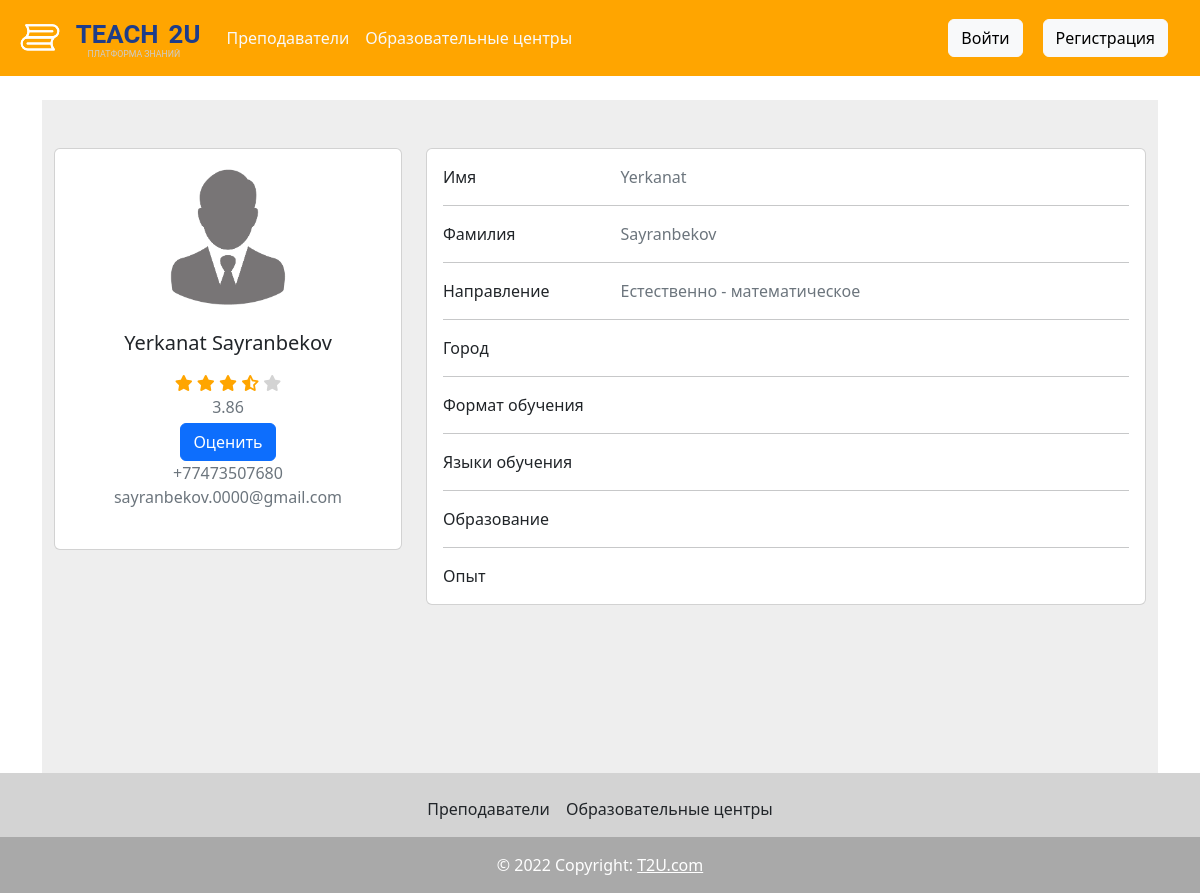
Page /user_page/1 on the committed database.
### app/models.py (models this page shows, shortened)
class Teacher(db.Model, UserMixin):
   id = db.Column(db.Integer, primary_key = True)
   first_name = db.Column(db.String(50), nullable = False)
   last_name = db.Column(db.String(50), nullable = False)
   email = db.Column(db.String(120), nullable = False, unique = True)
   phone_number = db.Column(db.String(20), nullable = False)
   education = db.Column(db.String(200), nullable = True)
   direction = db.Column(db.String(80), nullable = False)
   experience = db.Column(db.String(200), nullable = True)
   city = db.Column(db.String(80), nullable = True)
   format_ = db.Column(db.String(80), nullable = True)
   languages = db.Column(db.String(80), nullable = True)
   password = db.Column(db.String(80), nullable = False)
   email_confirm = db.Column(db.Boolean, default = False, index=True)
   type = db.Column(db.String(80), nullable = False, default = "teacher")
   student_id = db.Column(db.Integer, db.ForeignKey('student.id'))

### app/routes.py (the view)
@app.route('/user_page/<teacher_id>', methods=['GET', 'POST'])
def user_page(teacher_id):
    current_user = db.session.query(Teacher).filter(
        Teacher.id == teacher_id).first()
    subjects = db.session.query(Subject).filter_by(teacher_id=teacher_id)
    rating = db.session.query(Feedback).filter_by(teacher_id=teacher_id)
    print(rating)
    result = db.session.query(func.avg(Feedback.rating)).\
           filter_by(teacher_id=teacher_id).scalar()
    return render_template("user_page.html", user=current_user, subjects=subjects, rating=round(result, 2),)

### app/templates/user_page.html (shortened to what this page needs)
{% extends 'layout.html' %}
{% block content %}
<section style="background-color: #eee;">
  <div class="container py-5">
    <div class="row">
      <div class="col-lg-4">
        <div class="card mb-4">
          <div class="card-body text-center">
            <img src="{{ url_for('static', filename='img/default.jpg') }}" alt="avatar" class="rounded-circle img-fluid"
              style="width: 150px;">
            <h5 class="my-3"> {{ user.first_name }} {{ user.last_name }} </h5>
            {% if rating  %}
            {% set whole_stars = rating | int %}
            {% set empty_stars = 5 - whole_stars - 1 %}
            {% set half_star = rating - whole_stars > 0 %}
            {% for i in range(whole_stars) %}
              <i class="fa fa-star star"></i>
            {% endfor %}
            {% if half_star %}
              <i class="fa fa-star-half-alt star"></i>
            {% else %}
              <i class="fa fa-star star-empty"></i>
            {% endif %}
            {% for i in range(empty_stars) %}
              <i class="fa fa-star star-empty"></i>
            {% endfor %}
            <p class="text-muted mb-1">
              {{ rating }}
            </p>
            {% else %}
            <p>Нет отзывов</p>
            {% endif %}
            <a href="{{ url_for('rate', id = user.id) }}"  class="btn btn-primary">Оценить</a>
            <p class="text-muted mb-4">
              {{ user.phone_number }}<br />
              {{ user.email }}
            </p>
          </div>
        </div>
      </div>
      <div class="col-lg-8">
        <div class="card mb-4">
          <div class="card-body">
            <div class="row">
              <div class="col-sm-3">
                <p class="mb-0"> Имя </p>
              </div>
              <div class="col-sm-9">
                <p class="text-muted mb-0"> {{ user.first_name }} </p>
              </div>
            </div>
            <hr>
            <div class="row">
              <div class="col-sm-3">
                <p class="mb-0"> Фамилия </p>
              </div>
              <div class="col-sm-9">
                <p class="text-muted mb-0"> {{ user.last_name }} </p>
              </div>
            </div>
            <hr>
            <div class="row">
              <div class="col-sm-3">
                <p class="mb-0"> Направление </p>
              </div>
              <div class="col-sm-9">
                {% if user.direction %}
                <p class="text-muted mb-0">
                  {{ user.direction }} </p>
                  {% else %}
                  <p></p>
                  {% endif %}
              </div>
            </div>
            <hr>
            <div class="row">
              <div class="col-sm-3">
                <p class="mb-0"> Город </p>
              </div>
              <div class="col-sm-9">
              </div>
            </div>
            <hr>
            <div class="row">
              <div class="col-sm-3">
                <p class="mb-0"> Формат обучения </p>
              </div>
              <div class="col-sm-9">
              </div>
            </div>
            <hr>
            <div class="row">
              <div class="col-sm-3">
                <p class="mb-0"> Языки обучения </p>
              </div>
              <div class="col-sm-9">
              </div>
            </div>
            <hr>
            <div class="row">
              <div class="col-sm-3">
                <p class="mb-0"> Образование </p>
              </div>
              <div class="col-sm-9">
              </div>
            </div>
            <hr>
            <div class="row">
              <div class="col-sm-3">
                <p class="mb-0"> Опыт </p>
              </div>
              <div class="col-sm-9">
              </div>
            </div>
          </div>
        </div>
      </div>
    </div>
    <div class="row">
      <div class="container py-5 h-100">
      </div>
    </div>
  </div>
  </div>
{% endblock %}

### app/templates/user_page.html (style rules this page uses)
.star { color: orange; }
.star-empty { color: lightgray; }

### rows in the picture
Teacher: first_name "Yerkanat", last_name "Sayranbekov", phone_number "+77473507680", email "sayranbekov.0000@gmail.com", direction "Естественно - математическое"

### other values in the picture
{{ rating }} "3.86"
